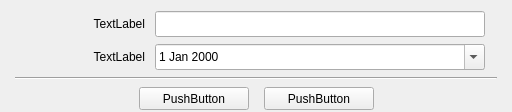
<?xml version="1.0" encoding="UTF-8"?>
<ui version="4.0">
 <class>AngKProgrammerInfoDlg</class>
 <widget class="QWidget" name="AngKProgrammerInfoDlg">
  <property name="geometry">
   <rect>
    <x>0</x>
    <y>0</y>
    <width>512</width>
    <height>112</height>
   </rect>
  </property>
  <property name="windowTitle">
   <string>AngKProgrammerInfoDlg</string>
  </property>
  <layout class="QHBoxLayout" name="horizontalLayout">
   <property name="leftMargin">
    <number>0</number>
   </property>
   <property name="topMargin">
    <number>0</number>
   </property>
   <property name="rightMargin">
    <number>0</number>
   </property>
   <property name="bottomMargin">
    <number>0</number>
   </property>
   <item>
    <widget class="QWidget" name="backgroundWidget" native="true">
     <layout class="QVBoxLayout" name="verticalLayout_2">
      <property name="leftMargin">
       <number>15</number>
      </property>
      <property name="topMargin">
       <number>10</number>
      </property>
      <property name="rightMargin">
       <number>15</number>
      </property>
      <property name="bottomMargin">
       <number>0</number>
      </property>
      <item>
       <layout class="QHBoxLayout" name="horizontalLayout_2">
        <property name="spacing">
         <number>10</number>
        </property>
        <item>
         <widget class="QLabel" name="clientNameText">
          <property name="minimumSize">
           <size>
            <width>130</width>
            <height>18</height>
           </size>
          </property>
          <property name="maximumSize">
           <size>
            <width>130</width>
            <height>18</height>
           </size>
          </property>
          <property name="text">
           <string>TextLabel</string>
          </property>
          <property name="alignment">
           <set>Qt::AlignRight|Qt::AlignTrailing|Qt::AlignVCenter</set>
          </property>
         </widget>
        </item>
        <item>
         <widget class="QLineEdit" name="clientNameEdit">
          <property name="minimumSize">
           <size>
            <width>330</width>
            <height>26</height>
           </size>
          </property>
          <property name="maximumSize">
           <size>
            <width>330</width>
            <height>26</height>
           </size>
          </property>
         </widget>
        </item>
        <item>
         <spacer name="horizontalSpacer">
          <property name="orientation">
           <enum>Qt::Horizontal</enum>
          </property>
          <property name="sizeHint" stdset="0">
           <size>
            <width>40</width>
            <height>20</height>
           </size>
          </property>
         </spacer>
        </item>
       </layout>
      </item>
      <item>
       <layout class="QHBoxLayout" name="horizontalLayout_4">
        <property name="spacing">
         <number>10</number>
        </property>
        <item>
         <widget class="QLabel" name="maintainText">
          <property name="minimumSize">
           <size>
            <width>130</width>
            <height>18</height>
           </size>
          </property>
          <property name="maximumSize">
           <size>
            <width>130</width>
            <height>18</height>
           </size>
          </property>
          <property name="text">
           <string>TextLabel</string>
          </property>
          <property name="alignment">
           <set>Qt::AlignRight|Qt::AlignTrailing|Qt::AlignVCenter</set>
          </property>
         </widget>
        </item>
        <item>
         <widget class="QDateEdit" name="maintainDateEdit">
          <property name="minimumSize">
           <size>
            <width>330</width>
            <height>26</height>
           </size>
          </property>
          <property name="maximumSize">
           <size>
            <width>330</width>
            <height>26</height>
           </size>
          </property>
          <property name="calendarPopup">
           <bool>true</bool>
          </property>
         </widget>
        </item>
        <item>
         <spacer name="horizontalSpacer_6">
          <property name="orientation">
           <enum>Qt::Horizontal</enum>
          </property>
          <property name="sizeHint" stdset="0">
           <size>
            <width>40</width>
            <height>20</height>
           </size>
          </property>
         </spacer>
        </item>
       </layout>
      </item>
      <item>
       <widget class="Line" name="line">
        <property name="orientation">
         <enum>Qt::Horizontal</enum>
        </property>
       </widget>
      </item>
      <item>
       <layout class="QHBoxLayout" name="horizontalLayout_3">
        <property name="spacing">
         <number>15</number>
        </property>
        <item>
         <spacer name="horizontalSpacer_2">
          <property name="orientation">
           <enum>Qt::Horizontal</enum>
          </property>
          <property name="sizeHint" stdset="0">
           <size>
            <width>40</width>
            <height>20</height>
           </size>
          </property>
         </spacer>
        </item>
        <item>
         <widget class="QPushButton" name="uploadButton">
          <property name="minimumSize">
           <size>
            <width>110</width>
            <height>23</height>
           </size>
          </property>
          <property name="maximumSize">
           <size>
            <width>110</width>
            <height>23</height>
           </size>
          </property>
          <property name="text">
           <string>PushButton</string>
          </property>
         </widget>
        </item>
        <item>
         <widget class="QPushButton" name="downloadButton">
          <property name="minimumSize">
           <size>
            <width>110</width>
            <height>23</height>
           </size>
          </property>
          <property name="maximumSize">
           <size>
            <width>110</width>
            <height>23</height>
           </size>
          </property>
          <property name="text">
           <string>PushButton</string>
          </property>
         </widget>
        </item>
        <item>
         <spacer name="horizontalSpacer_3">
          <property name="orientation">
           <enum>Qt::Horizontal</enum>
          </property>
          <property name="sizeHint" stdset="0">
           <size>
            <width>40</width>
            <height>20</height>
           </size>
          </property>
         </spacer>
        </item>
       </layout>
      </item>
     </layout>
    </widget>
   </item>
  </layout>
 </widget>
 <layoutdefault spacing="6" margin="11"/>
 <resources/>
 <connections/>
</ui>
